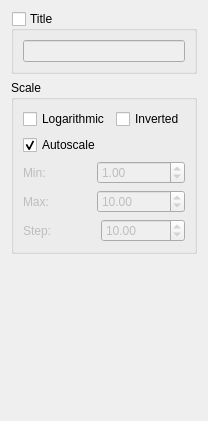
           <widget class="QWidget" name="tab_2">
            <attribute name="title">
             <string>Right</string>
            </attribute>
            <layout class="QVBoxLayout" name="verticalLayout_24">
             <item>
              <widget class="QGroupBox" name="settingsYRTitleGroup">
               <property name="title">
                <string>Title</string>
               </property>
               <property name="checkable">
                <bool>true</bool>
               </property>
               <property name="checked">
                <bool>false</bool>
               </property>
               <layout class="QVBoxLayout" name="verticalLayout_22">
                <item>
                 <widget class="QLineEdit" name="settingsYRTitleEdit"/>
                </item>
               </layout>
              </widget>
             </item>
             <item>
              <widget class="QGroupBox" name="groupBox_5">
               <property name="title">
                <string>Scale</string>
               </property>
               <layout class="QVBoxLayout" name="verticalLayout_23">
                <item>
                 <layout class="QHBoxLayout" name="horizontalLayout_29">
                  <item>
                   <widget class="QCheckBox" name="settingsYRLogCheck">
                    <property name="text">
                     <string>Logarithmic</string>
                    </property>
                   </widget>
                  </item>
                  <item>
                   <widget class="QCheckBox" name="settingsYRInvCheck">
                    <property name="text">
                     <string>Inverted</string>
                    </property>
                   </widget>
                  </item>
                 </layout>
                </item>
                <item>
                 <widget class="QCheckBox" name="settingsYRAutoscaleCheck">
                  <property name="text">
                   <string>Autoscale</string>
                  </property>
                  <property name="checked">
                   <bool>true</bool>
                  </property>
                 </widget>
                </item>
                <item>
                 <layout class="QHBoxLayout" name="horizontalLayout_30">
                  <item>
                   <widget class="QLabel" name="yRScaleLabel1">
                    <property name="enabled">
                     <bool>false</bool>
                    </property>
                    <property name="text">
                     <string>Min:</string>
                    </property>
                   </widget>
                  </item>
                  <item>
                   <widget class="QDoubleSpinBox" name="settingsYRScaleMinSpin">
                    <property name="enabled">
                     <bool>false</bool>
                    </property>
                    <property name="minimum">
                     <double>-999999999.000000000000000</double>
                    </property>
                    <property name="maximum">
                     <double>999999999.000000000000000</double>
                    </property>
                    <property name="value">
                     <double>1.000000000000000</double>
                    </property>
                   </widget>
                  </item>
                 </layout>
                </item>
                <item>
                 <layout class="QHBoxLayout" name="horizontalLayout_31">
                  <item>
                   <widget class="QLabel" name="yRScaleLabel2">
                    <property name="enabled">
                     <bool>false</bool>
                    </property>
                    <property name="text">
                     <string>Max:</string>
                    </property>
                   </widget>
                  </item>
                  <item>
                   <widget class="QDoubleSpinBox" name="settingsYRScaleMaxSpin">
                    <property name="enabled">
                     <bool>false</bool>
                    </property>
                    <property name="minimum">
                     <double>-999999999.000000000000000</double>
                    </property>
                    <property name="maximum">
                     <double>999999999.000000000000000</double>
                    </property>
                    <property name="value">
                     <double>10.000000000000000</double>
                    </property>
                   </widget>
                  </item>
                 </layout>
                </item>
                <item>
                 <layout class="QHBoxLayout" name="horizontalLayout_32">
                  <item>
                   <widget class="QLabel" name="yRScaleLabel3">
                    <property name="enabled">
                     <bool>false</bool>
                    </property>
                    <property name="text">
                     <string>Step:</string>
                    </property>
                   </widget>
                  </item>
                  <item>
                   <widget class="QDoubleSpinBox" name="settingsYRScaleStepSpin">
                    <property name="enabled">
                     <bool>false</bool>
                    </property>
                    <property name="maximum">
                     <double>999999999.000000000000000</double>
                    </property>
                    <property name="value">
                     <double>10.000000000000000</double>
                    </property>
                   </widget>
                  </item>
                 </layout>
                </item>
               </layout>
              </widget>
             </item>
             <item>
              <spacer name="verticalSpacer_8">
               <property name="orientation">
                <enum>Qt::Vertical</enum>
               </property>
               <property name="sizeHint" stdset="0">
                <size>
                 <width>20</width>
                 <height>156</height>
                </size>
               </property>
              </spacer>
             </item>
            </layout>
           </widget>
